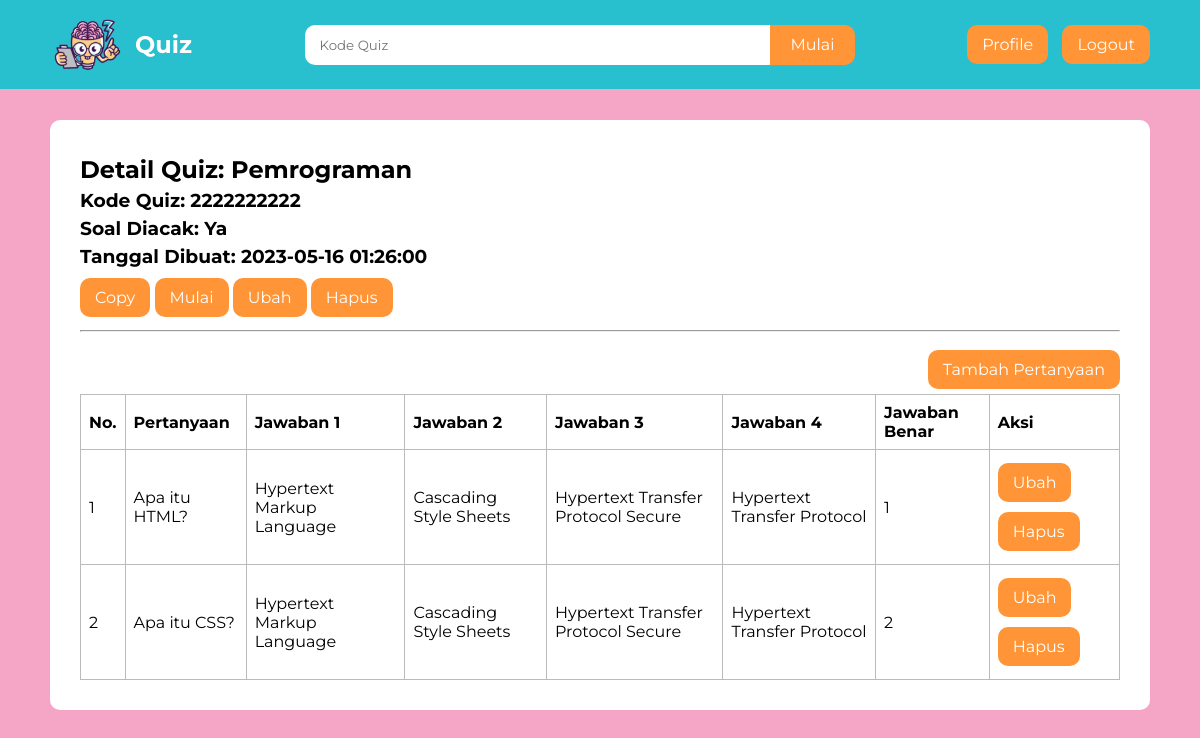
/detail_quiz.php?id_quiz=2 (signed in), run on the app's committed database.
### tables this page shows
CREATE TABLE `quiz` (
  `id_quiz` int(11) NOT NULL,
  `nama_quiz` varchar(255) NOT NULL,
  `kode_quiz` char(10) NOT NULL,
  `soal_diacak` tinyint(1) NOT NULL,
  `tanggal_dibuat` datetime NOT NULL,
  `id_user` int(11) NOT NULL
);

CREATE TABLE `pertanyaan` (
  `id_pertanyaan` int(11) NOT NULL,
  `pertanyaan` varchar(255) NOT NULL,
  `jawaban1` varchar(255) NOT NULL,
  `jawaban2` varchar(255) NOT NULL,
  `jawaban3` varchar(255) NOT NULL,
  `jawaban4` varchar(255) NOT NULL,
  `jawaban_benar` int(11) NOT NULL,
  `id_quiz` int(11) NOT NULL
);

### detail_quiz.php (the view, shortened to what this page needs)
<?php
    require_once 'koneksi.php';
    $id_user = $_SESSION['id_user'];
    $id_quiz = $_GET['id_quiz'];
    $data_quiz = mysqli_fetch_assoc(mysqli_query($koneksi, "SELECT * FROM quiz WHERE id_user = '$id_user' AND id_quiz = '$id_quiz'"));
    $pertanyaan = mysqli_query($koneksi, "SELECT * FROM pertanyaan WHERE id_quiz = '$id_quiz'");
 ?>
<html>
<head>
    <?php include_once 'head.php'; ?>
</head>
<body>
    <?php include_once 'navbar.php'; ?>
    <div class="container anti-navbar">
        <form method="post" class="form form-100">
            <h2>Detail Quiz: <?= $data_quiz['nama_quiz']; ?></h2>
            <h3>Kode Quiz: <span id="kode_quiz"><?= $data_quiz['kode_quiz']; ?></span></h3>
            <h3>Soal Diacak: <?= ($data_quiz['soal_diacak']) ? 'Ya': 'Tidak'; ?></h3>
            <h3>Tanggal Dibuat: <?= $data_quiz['tanggal_dibuat']; ?></h3>
            <a class="button" onclick="copyContent()">Copy</a>
            <a href="start_quiz.php?kode_quiz=<?= $data_quiz['kode_quiz']; ?>" class="button">Mulai</a>
            <a href="ubah_quiz.php?id_quiz=<?= $data_quiz['id_quiz']; ?>" class="button">Ubah</a>
            <a href="hapus_quiz.php?id_quiz=<?= $data_quiz['id_quiz']; ?>" onclick="return confirm('Apakah Anda yakin ingin menghapus Quiz <?= $data_quiz['nama_quiz']; ?>?')" class="button">Hapus</a>
            <hr>
            <a href="tambah_pertanyaan.php?id_quiz=<?= $data_quiz['id_quiz']; ?>" class="button float-right mt-10">Tambah Pertanyaan</a>
            <div class="table-responsive clear mt-10">
                <table cellpadding="10" cellspacing="0" border="1">
                    <tr>
                        <th>No.</th>
                        <th>Pertanyaan</th>
                        <th>Jawaban 1</th>
                        <th>Jawaban 2</th>
                        <th>Jawaban 3</th>
                        <th>Jawaban 4</th>
                        <th>Jawaban Benar</th>
                        <th>Aksi</th>
                    </tr>
                    <?php $i = 1; ?>
                    <?php foreach ($pertanyaan as $dp): ?>
                        <tr>
                            <td><?= $i++; ?></td>
                            <td><?= htmlspecialchars_decode($dp['pertanyaan']); ?></td>
                            <td><?= htmlspecialchars_decode($dp['jawaban1']); ?></td>
                            <td><?= htmlspecialchars_decode($dp['jawaban2']); ?></td>
                            <td><?= htmlspecialchars_decode($dp['jawaban3']); ?></td>
                            <td><?= htmlspecialchars_decode($dp['jawaban4']); ?></td>
                            <td><?= htmlspecialchars_decode($dp['jawaban_benar']); ?></td>
                            <td>
                                <a href="ubah_pertanyaan.php?id_pertanyaan=<?= $dp['id_pertanyaan']; ?>" class="button">Ubah</a>
                                <a href="hapus_pertanyaan.php?id_pertanyaan=<?= $dp['id_pertanyaan']; ?>" onclick="return confirm('Apakah Anda yakin ingin menghapus pertanyaan <?= $dp['pertanyaan']; ?>')" class="button">Hapus</a>
                            </td>
                        </tr>
                    <?php endforeach ?>
                </table>
            </div>
        </form>
    </div>
</body>
</html>

### style.css (style rules this page uses)
* { font-family: 'Montserrat', sans-serif; }
body { background-color: #F5A5C6; margin: 0; padding: 0; }
.container { padding: 15px 50px; }
.anti-navbar { padding-top: 120px; }
.button { margin-top: 5px; margin-bottom: 5px; display: inline-block; padding: 10px 15px; background-color: #FF9537; color: #fff; text-decoration: none; border-radius: 10px; border: none; text-align: center; transition: all 0.2s ease-in-out; user-select: none; }
.form { max-width: 400px; margin: 0 auto; background-color: #fff; padding: 30px; color: #000; border-radius: 10px; }
.form-100 { max-width: 100%; }
.form h1, .form h2, .form h3 { margin: 5px 0; }
.float-right { float: right; }
.clear { clear: both; }
.table-responsive { overflow-x: auto; }
.table-responsive table { width: 100%; border-collapse: collapse; }
.table-responsive th, .table-responsive td { padding: 8px; text-align: left; border: 1px solid #bbb; }
.mt-10 { margin-top: 10px; }

### data on the page
quiz: nama_quiz "Pemrograman", kode_quiz "2222222222", tanggal_dibuat "2023-05-16 01:26:00"
pertanyaan: pertanyaan "Apa itu HTML?", jawaban1 "Hypertext Markup Language", jawaban2 "Cascading Style Sheets", jawaban3 "Hypertext Transfer Protocol Secure", jawaban4 "Hypertext Transfer Protocol", jawaban_benar "1"
pertanyaan: pertanyaan "Apa itu CSS?", jawaban1 "Hypertext Markup Language", jawaban2 "Cascading Style Sheets", jawaban3 "Hypertext Transfer Protocol Secure", jawaban4 "Hypertext Transfer Protocol", jawaban_benar "2"
